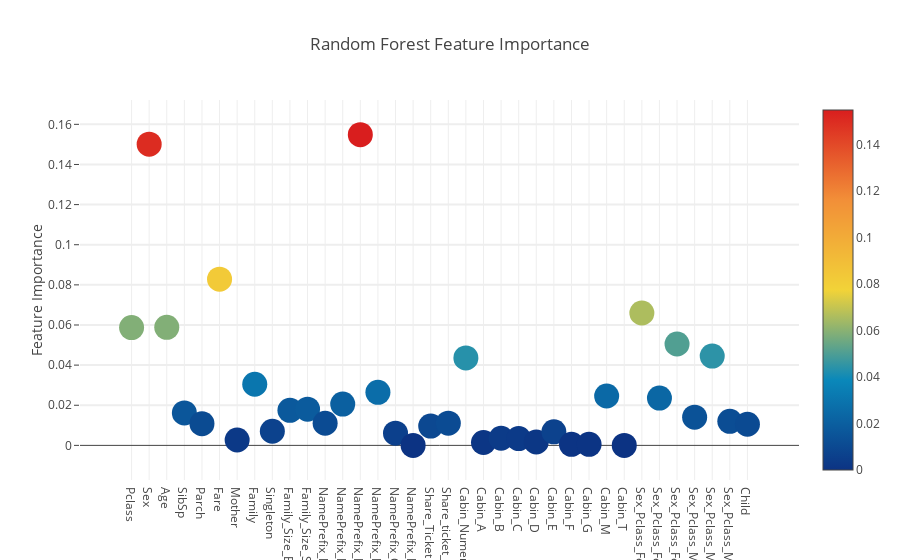
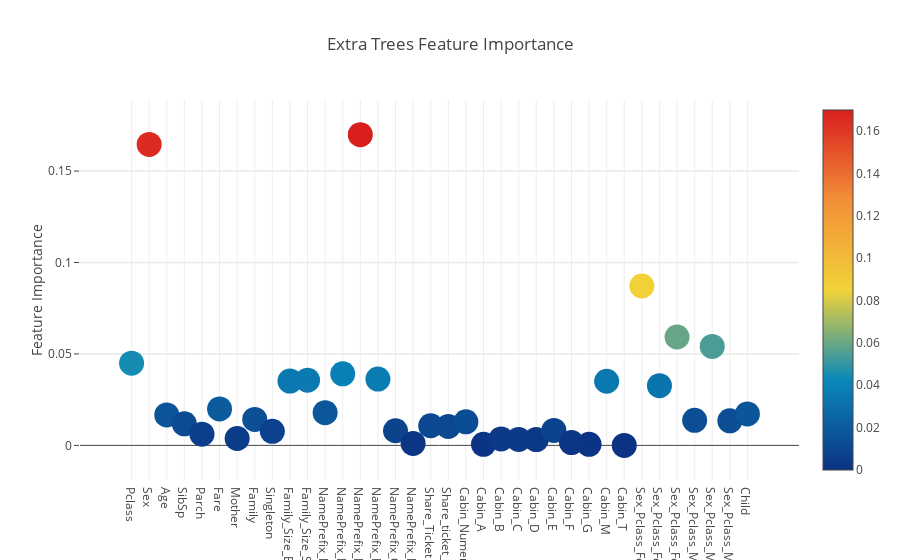
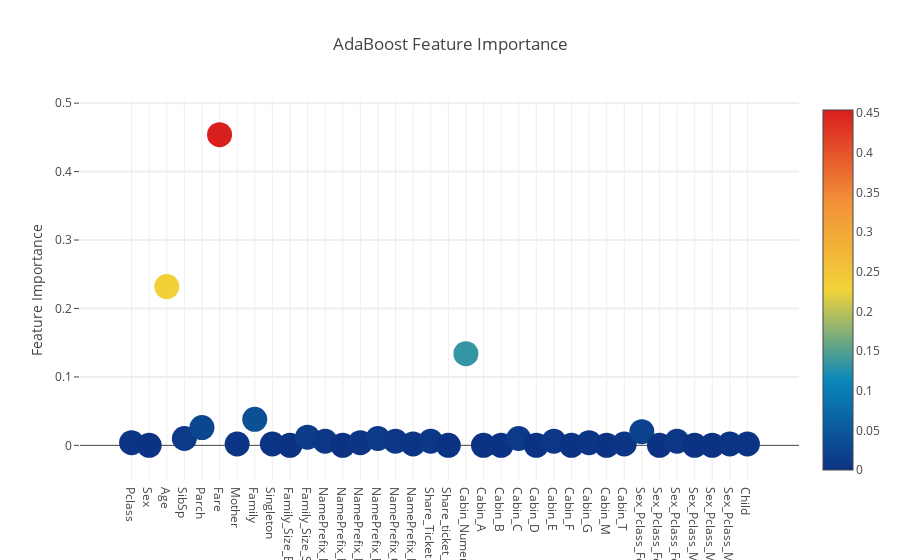
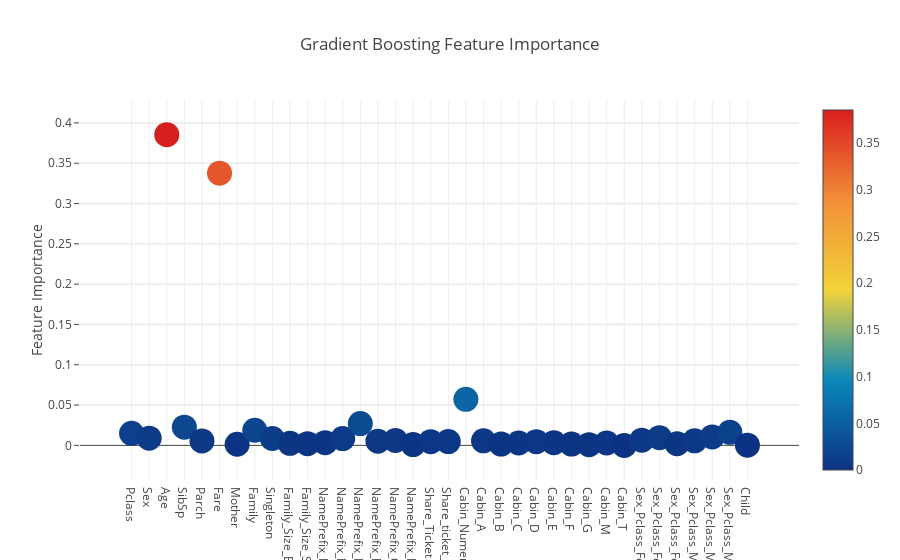

Source (notebook cell) for these figures, in order:
### Markdown cell above
#### 利用plotly库显示各个特征的重要性和平均下来的重要性

- plotly是一个js库，提供python接口，交互很棒，语法很长。。。文档一般般。。。

### Code cell
import plotly.graph_objs as go
import plotly.offline as py
py.init_notebook_mode(connected=True)
# Scatter plot 
trace = go.Scatter(
    y = feature_dataframe['Random Forest feature importances'].values,
    x = feature_dataframe['features'].values,
    mode='markers',
    marker=dict(
        sizemode = 'diameter',
        sizeref = 1,
        size = 25,
#       size= feature_dataframe['AdaBoost feature importances'].values,
        #color = np.random.randn(500), #set color equal to a variable
        color = feature_dataframe['Random Forest feature importances'].values,
        colorscale='Portland',
        showscale=True
    ),
    text = feature_dataframe['features'].values
)
data = [trace]

layout= go.Layout(
    autosize= True,
    title= 'Random Forest Feature Importance',
    hovermode= 'closest',
#     xaxis= dict(
#         title= 'Pop',
#         ticklen= 5,
#         zeroline= False,
#         gridwidth= 2,
#     ),
    yaxis=dict(
        title= 'Feature Importance',
        ticklen= 5,
        gridwidth= 2
    ),
    showlegend= False
)
fig = go.Figure(data=data, layout=layout)
py.iplot(fig,filename='scatter2010')

# Scatter plot 
trace = go.Scatter(
    y = feature_dataframe['Extra Trees  feature importances'].values,
    x = feature_dataframe['features'].values,
    mode='markers',
    marker=dict(
        sizemode = 'diameter',
        sizeref = 1,
        size = 25,
#       size= feature_dataframe['AdaBoost feature importances'].values,
        #color = np.random.randn(500), #set color equal to a variable
        color = feature_dataframe['Extra Trees  feature importances'].values,
        colorscale='Portland',
        showscale=True
    ),
    text = feature_dataframe['features'].values
)
data = [trace]

layout= go.Layout(
    autosize= True,
    title= 'Extra Trees Feature Importance',
    hovermode= 'closest',
#     xaxis= dict(
#         title= 'Pop',
#         ticklen= 5,
#         zeroline= False,
#         gridwidth= 2,
#     ),
    yaxis=dict(
        title= 'Feature Importance',
        ticklen= 5,
        gridwidth= 2
    ),
    showlegend= False
)
fig = go.Figure(data=data, layout=layout)
py.iplot(fig,filename='scatter2010')

# Scatter plot 
trace = go.Scatter(
    y = feature_dataframe['AdaBoost feature importances'].values,
    x = feature_dataframe['features'].values,
    mode='markers',
    marker=dict(
        sizemode = 'diameter',
        sizeref = 1,
        size = 25,
#       size= feature_dataframe['AdaBoost feature importances'].values,
        #color = np.random.randn(500), #set color equal to a variable
        color = feature_dataframe['AdaBoost feature importances'].values,
        colorscale='Portland',
        showscale=True
    ),
    text = feature_dataframe['features'].values
)
data = [trace]

layout= go.Layout(
    autosize= True,
    title= 'AdaBoost Feature Importance',
    hovermode= 'closest',
#     xaxis= dict(
#         title= 'Pop',
#         ticklen= 5,
#         zeroline= False,
#         gridwidth= 2,
#     ),
    yaxis=dict(
        title= 'Feature Importance',
        ticklen= 5,
        gridwidth= 2
    ),
    showlegend= False
)
fig = go.Figure(data=data, layout=layout)
py.iplot(fig,filename='scatter2010')

# Scatter plot 
trace = go.Scatter(
    y = feature_dataframe['Gradient Boost feature importances'].values,
    x = feature_dataframe['features'].values,
    mode='markers',
    marker=dict(
        sizemode = 'diameter',
        sizeref = 1,
        size = 25,
#       size= feature_dataframe['AdaBoost feature importances'].values,
        #color = np.random.randn(500), #set color equal to a variable
        color = feature_dataframe['Gradient Boost feature importances'].values,
        colorscale='Portland',
        showscale=True
    ),
    text = feature_dataframe['features'].values
)
data = [trace]

layout= go.Layout(
    autosize= True,
    title= 'Gradient Boosting Feature Importance',
    hovermode= 'closest',
#     xaxis= dict(
#         title= 'Pop',
#         ticklen= 5,
#         zeroline= False,
#         gridwidth= 2,
#     ),
    yaxis=dict(
        title= 'Feature Importance',
        ticklen= 5,
        gridwidth= 2
    ),
    showlegend= False
)
fig = go.Figure(data=data, layout=layout)
py.iplot(fig,filename='scatter2010')

### Figure 1 — Plotly figure (JSON) as saved in the notebook; plotly's stock layout.template omitted (floating-point values rounded to 4 significant figures)
{"data": [{"marker": {"color": [0.05869, 0.1501, 0.05882, 0.01615, 0.0108, 0.08282, 0.002692, 0.03048, 0.007057, 0.01749, 0.01806, 0.01103, 0.0206, 0.1549, 0.02643, 0.006062, 0, 0.009634, 0.01105, 0.04357, 0.00144, 0.003538, 0.003381, 0.001703, 0.00675, 0.0005082, 0.000527, 0.0246, 0, 0.06599, 0.02357, 0.05052, 0.01405, 0.0445, 0.01199, 0.01051], "colorscale": "Portland", "showscale": true, "size": 25, "sizemode": "diameter", "sizeref": 1}, "mode": "markers", "text": ["Pclass", "Sex", "Age", "SibSp", "Parch", "Fare", "Mother", "Family", "Singleton", "Family_Size_Big", "Family_Size_Small", "NamePrefix_Master", "NamePrefix_Miss", "NamePrefix_Mr", "NamePrefix_Mrs", "NamePrefix_Officer", "NamePrefix_Royalty", "Share_Ticket", "Share_ticket_survived", "Cabin_Numer", "Cabin_A", "Cabin_B", "Cabin_C", "Cabin_D", "Cabin_E", "Cabin_F", "Cabin_G", "Cabin_M", "Cabin_T", "Sex_Pclass_Female_High", "Sex_Pclass_Female_Low", "Sex_Pclass_Female_Mid", "Sex_Pclass_Male_High", "Sex_Pclass_Male_Low", "Sex_Pclass_Male_Mid", "Child"], "type": "scatter", "x": ["Pclass", "Sex", "Age", "SibSp", "Parch", "Fare", "Mother", "Family", "Singleton", "Family_Size_Big", "Family_Size_Small", "NamePrefix_Master", "NamePrefix_Miss", "NamePrefix_Mr", "NamePrefix_Mrs", "NamePrefix_Officer", "NamePrefix_Royalty", "Share_Ticket", "Share_ticket_survived", "Cabin_Numer", "Cabin_A", "Cabin_B", "Cabin_C", "Cabin_D", "Cabin_E", "Cabin_F", "Cabin_G", "Cabin_M", "Cabin_T", "Sex_Pclass_Female_High", "Sex_Pclass_Female_Low", "Sex_Pclass_Female_Mid", "Sex_Pclass_Male_High", "Sex_Pclass_Male_Low", "Sex_Pclass_Male_Mid", "Child"], "y": [0.05869, 0.1501, 0.05882, 0.01615, 0.0108, 0.08282, 0.002692, 0.03048, 0.007057, 0.01749, 0.01806, 0.01103, 0.0206, 0.1549, 0.02643, 0.006062, 0, 0.009634, 0.01105, 0.04357, 0.00144, 0.003538, 0.003381, 0.001703, 0.00675, 0.0005082, 0.000527, 0.0246, 0, 0.06599, 0.02357, 0.05052, 0.01405, 0.0445, 0.01199, 0.01051]}], "layout": {"autosize": true, "hovermode": "closest", "showlegend": false, "title": "Random Forest Feature Importance", "yaxis": {"gridwidth": 2, "ticklen": 5, "title": "Feature Importance"}}}

### Figure 2 — Plotly figure (JSON) as saved in the notebook; plotly's stock layout.template omitted (floating-point values rounded to 4 significant figures)
{"data": [{"marker": {"color": [0.04494, 0.1646, 0.01665, 0.01179, 0.006103, 0.01992, 0.003763, 0.0142, 0.007668, 0.03515, 0.03566, 0.01789, 0.0391, 0.1699, 0.03627, 0.007989, 0.001088, 0.01073, 0.01036, 0.01287, 0.0005945, 0.003545, 0.003272, 0.003161, 0.008163, 0.001532, 0.0005541, 0.03506, 0, 0.08714, 0.03267, 0.05924, 0.0137, 0.05413, 0.01342, 0.0172], "colorscale": "Portland", "showscale": true, "size": 25, "sizemode": "diameter", "sizeref": 1}, "mode": "markers", "text": ["Pclass", "Sex", "Age", "SibSp", "Parch", "Fare", "Mother", "Family", "Singleton", "Family_Size_Big", "Family_Size_Small", "NamePrefix_Master", "NamePrefix_Miss", "NamePrefix_Mr", "NamePrefix_Mrs", "NamePrefix_Officer", "NamePrefix_Royalty", "Share_Ticket", "Share_ticket_survived", "Cabin_Numer", "Cabin_A", "Cabin_B", "Cabin_C", "Cabin_D", "Cabin_E", "Cabin_F", "Cabin_G", "Cabin_M", "Cabin_T", "Sex_Pclass_Female_High", "Sex_Pclass_Female_Low", "Sex_Pclass_Female_Mid", "Sex_Pclass_Male_High", "Sex_Pclass_Male_Low", "Sex_Pclass_Male_Mid", "Child"], "type": "scatter", "x": ["Pclass", "Sex", "Age", "SibSp", "Parch", "Fare", "Mother", "Family", "Singleton", "Family_Size_Big", "Family_Size_Small", "NamePrefix_Master", "NamePrefix_Miss", "NamePrefix_Mr", "NamePrefix_Mrs", "NamePrefix_Officer", "NamePrefix_Royalty", "Share_Ticket", "Share_ticket_survived", "Cabin_Numer", "Cabin_A", "Cabin_B", "Cabin_C", "Cabin_D", "Cabin_E", "Cabin_F", "Cabin_G", "Cabin_M", "Cabin_T", "Sex_Pclass_Female_High", "Sex_Pclass_Female_Low", "Sex_Pclass_Female_Mid", "Sex_Pclass_Male_High", "Sex_Pclass_Male_Low", "Sex_Pclass_Male_Mid", "Child"], "y": [0.04494, 0.1646, 0.01665, 0.01179, 0.006103, 0.01992, 0.003763, 0.0142, 0.007668, 0.03515, 0.03566, 0.01789, 0.0391, 0.1699, 0.03627, 0.007989, 0.001088, 0.01073, 0.01036, 0.01287, 0.0005945, 0.003545, 0.003272, 0.003161, 0.008163, 0.001532, 0.0005541, 0.03506, 0, 0.08714, 0.03267, 0.05924, 0.0137, 0.05413, 0.01342, 0.0172]}], "layout": {"autosize": true, "hovermode": "closest", "showlegend": false, "title": "Extra Trees Feature Importance", "yaxis": {"gridwidth": 2, "ticklen": 5, "title": "Feature Importance"}}}

### Figure 3 — Plotly figure (JSON) as saved in the notebook; plotly's stock layout.template omitted (floating-point values rounded to 4 significant figures)
{"data": [{"marker": {"color": [0.004, 0, 0.232, 0.01, 0.026, 0.454, 0.002, 0.038, 0.002, 0, 0.012, 0.006, 0, 0.004, 0.01, 0.006, 0.002, 0.006, 0, 0.134, 0, 0, 0.01, 0, 0.006, 0, 0.004, 0, 0.002, 0.02, 0, 0.006, 0, 0, 0.002, 0.002], "colorscale": "Portland", "showscale": true, "size": 25, "sizemode": "diameter", "sizeref": 1}, "mode": "markers", "text": ["Pclass", "Sex", "Age", "SibSp", "Parch", "Fare", "Mother", "Family", "Singleton", "Family_Size_Big", "Family_Size_Small", "NamePrefix_Master", "NamePrefix_Miss", "NamePrefix_Mr", "NamePrefix_Mrs", "NamePrefix_Officer", "NamePrefix_Royalty", "Share_Ticket", "Share_ticket_survived", "Cabin_Numer", "Cabin_A", "Cabin_B", "Cabin_C", "Cabin_D", "Cabin_E", "Cabin_F", "Cabin_G", "Cabin_M", "Cabin_T", "Sex_Pclass_Female_High", "Sex_Pclass_Female_Low", "Sex_Pclass_Female_Mid", "Sex_Pclass_Male_High", "Sex_Pclass_Male_Low", "Sex_Pclass_Male_Mid", "Child"], "type": "scatter", "x": ["Pclass", "Sex", "Age", "SibSp", "Parch", "Fare", "Mother", "Family", "Singleton", "Family_Size_Big", "Family_Size_Small", "NamePrefix_Master", "NamePrefix_Miss", "NamePrefix_Mr", "NamePrefix_Mrs", "NamePrefix_Officer", "NamePrefix_Royalty", "Share_Ticket", "Share_ticket_survived", "Cabin_Numer", "Cabin_A", "Cabin_B", "Cabin_C", "Cabin_D", "Cabin_E", "Cabin_F", "Cabin_G", "Cabin_M", "Cabin_T", "Sex_Pclass_Female_High", "Sex_Pclass_Female_Low", "Sex_Pclass_Female_Mid", "Sex_Pclass_Male_High", "Sex_Pclass_Male_Low", "Sex_Pclass_Male_Mid", "Child"], "y": [0.004, 0, 0.232, 0.01, 0.026, 0.454, 0.002, 0.038, 0.002, 0, 0.012, 0.006, 0, 0.004, 0.01, 0.006, 0.002, 0.006, 0, 0.134, 0, 0, 0.01, 0, 0.006, 0, 0.004, 0, 0.002, 0.02, 0, 0.006, 0, 0, 0.002, 0.002]}], "layout": {"autosize": true, "hovermode": "closest", "showlegend": false, "title": "AdaBoost Feature Importance", "yaxis": {"gridwidth": 2, "ticklen": 5, "title": "Feature Importance"}}}

### Figure 4 — Plotly figure (JSON) as saved in the notebook; plotly's stock layout.template omitted (floating-point values rounded to 4 significant figures)
{"data": [{"marker": {"color": [0.01496, 0.008991, 0.3855, 0.02263, 0.005515, 0.3376, 0.001369, 0.01876, 0.008505, 0.002564, 0.002147, 0.003402, 0.008449, 0.02702, 0.005188, 0.00602, 0.0009691, 0.004609, 0.004692, 0.05709, 0.005618, 0.001597, 0.002989, 0.004583, 0.003213, 0.001655, 0.0008369, 0.002904, 0, 0.006479, 0.009545, 0.00202, 0.005684, 0.01049, 0.01623, 0.0002247], "colorscale": "Portland", "showscale": true, "size": 25, "sizemode": "diameter", "sizeref": 1}, "mode": "markers", "text": ["Pclass", "Sex", "Age", "SibSp", "Parch", "Fare", "Mother", "Family", "Singleton", "Family_Size_Big", "Family_Size_Small", "NamePrefix_Master", "NamePrefix_Miss", "NamePrefix_Mr", "NamePrefix_Mrs", "NamePrefix_Officer", "NamePrefix_Royalty", "Share_Ticket", "Share_ticket_survived", "Cabin_Numer", "Cabin_A", "Cabin_B", "Cabin_C", "Cabin_D", "Cabin_E", "Cabin_F", "Cabin_G", "Cabin_M", "Cabin_T", "Sex_Pclass_Female_High", "Sex_Pclass_Female_Low", "Sex_Pclass_Female_Mid", "Sex_Pclass_Male_High", "Sex_Pclass_Male_Low", "Sex_Pclass_Male_Mid", "Child"], "type": "scatter", "x": ["Pclass", "Sex", "Age", "SibSp", "Parch", "Fare", "Mother", "Family", "Singleton", "Family_Size_Big", "Family_Size_Small", "NamePrefix_Master", "NamePrefix_Miss", "NamePrefix_Mr", "NamePrefix_Mrs", "NamePrefix_Officer", "NamePrefix_Royalty", "Share_Ticket", "Share_ticket_survived", "Cabin_Numer", "Cabin_A", "Cabin_B", "Cabin_C", "Cabin_D", "Cabin_E", "Cabin_F", "Cabin_G", "Cabin_M", "Cabin_T", "Sex_Pclass_Female_High", "Sex_Pclass_Female_Low", "Sex_Pclass_Female_Mid", "Sex_Pclass_Male_High", "Sex_Pclass_Male_Low", "Sex_Pclass_Male_Mid", "Child"], "y": [0.01496, 0.008991, 0.3855, 0.02263, 0.005515, 0.3376, 0.001369, 0.01876, 0.008505, 0.002564, 0.002147, 0.003402, 0.008449, 0.02702, 0.005188, 0.00602, 0.0009691, 0.004609, 0.004692, 0.05709, 0.005618, 0.001597, 0.002989, 0.004583, 0.003213, 0.001655, 0.0008369, 0.002904, 0, 0.006479, 0.009545, 0.00202, 0.005684, 0.01049, 0.01623, 0.0002247]}], "layout": {"autosize": true, "hovermode": "closest", "showlegend": false, "title": "Gradient Boosting Feature Importance", "yaxis": {"gridwidth": 2, "ticklen": 5, "title": "Feature Importance"}}}
